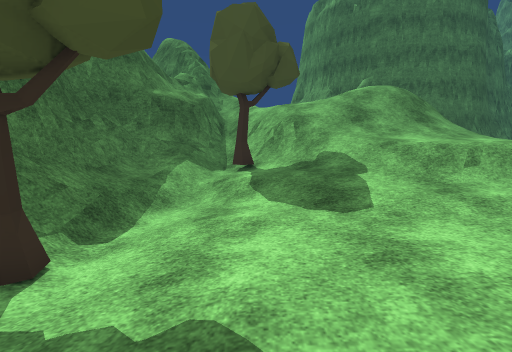
[1] (above)

20 first-person views from a walk through a 3-D level made in the Unity game engine. The camera is 1.4 m above the floor, tilts 8° down and sees 90° across. The floor is counted in squares, 1 m on a side. Each view is taken from the middle of a square. On the plan, view 1 faces up. The plan holds only what a view shows up to about 13 squares ahead; the rest is blank. The place goes on beyond the plan. The player is left out. Some surface patterns are stand-ins.

[2]
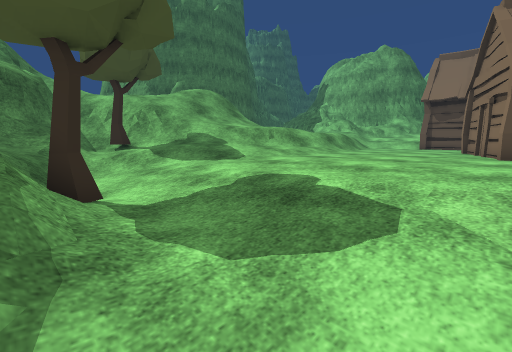

[3]
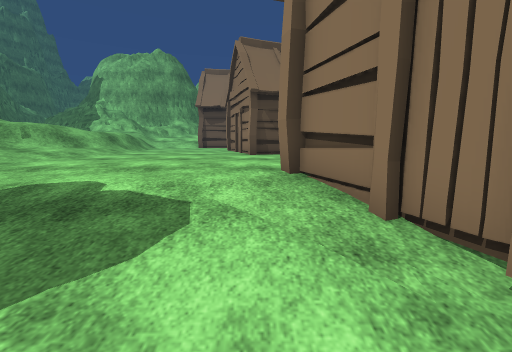

[4]
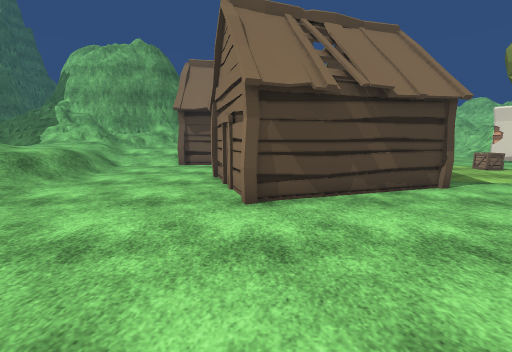

[5]
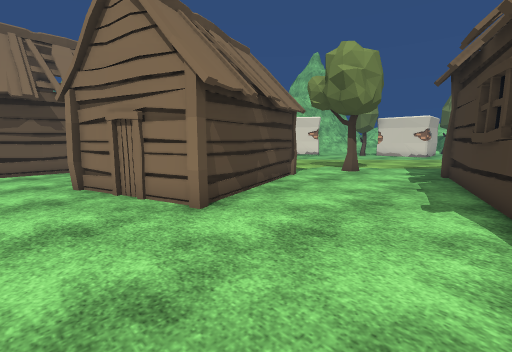

[6]
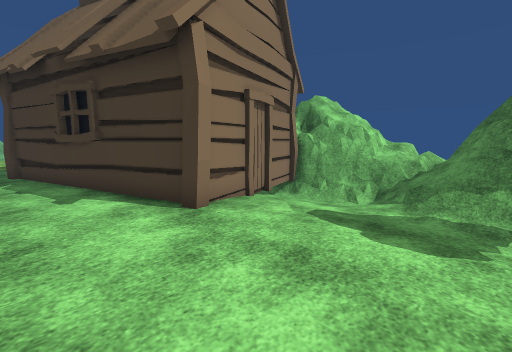

[7]
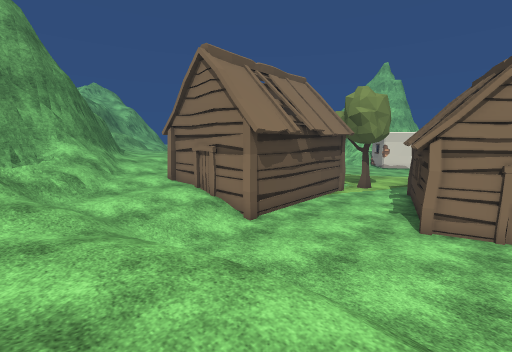

[8]
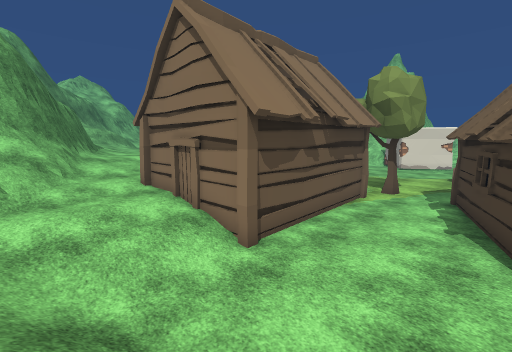

[9]
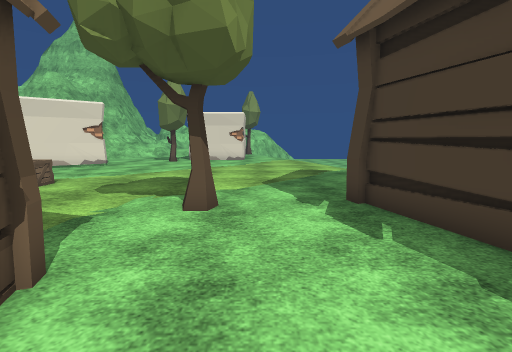

[10]
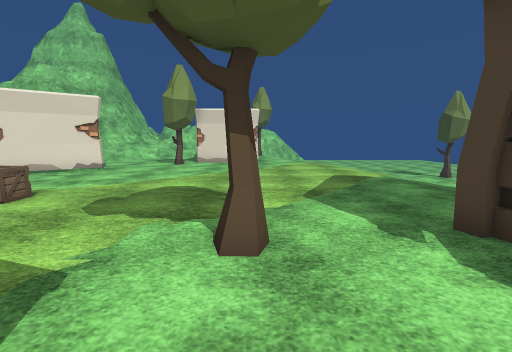

[11]
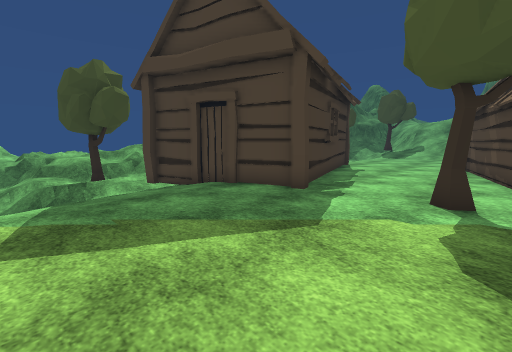

[12]
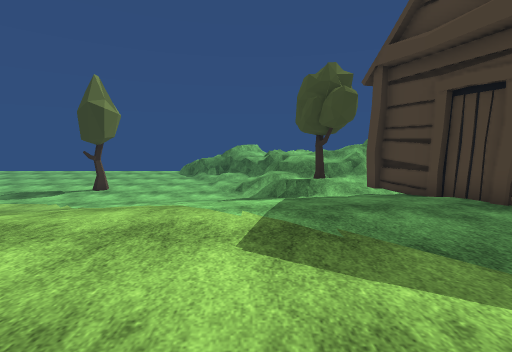

[13]
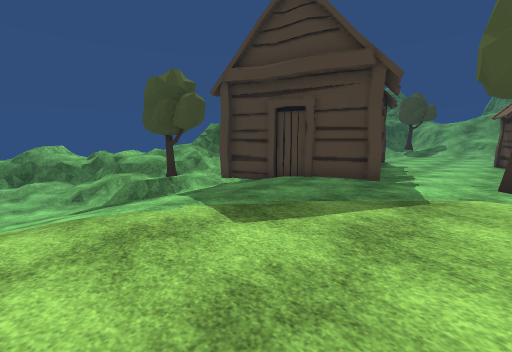

[14]
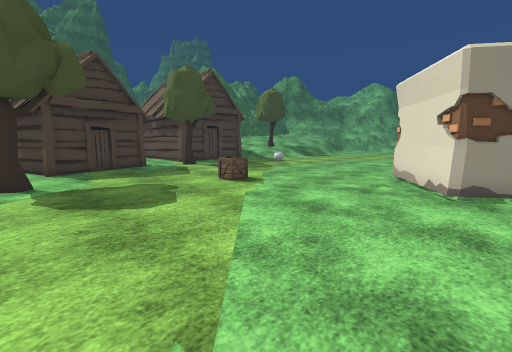

[15]
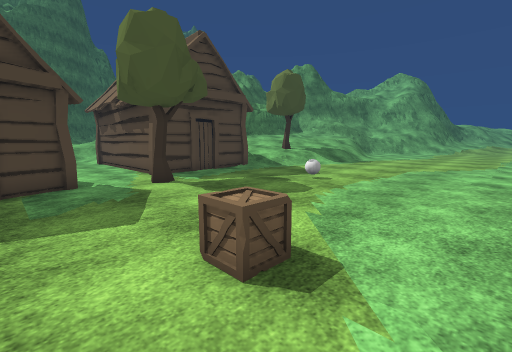

[16]
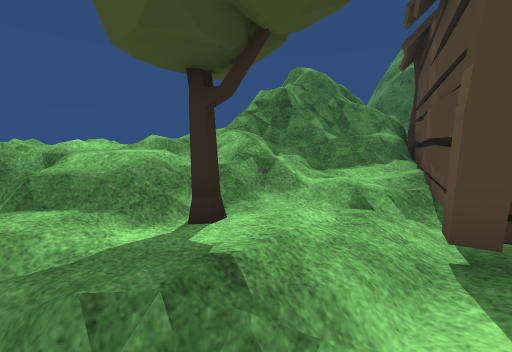

[17]
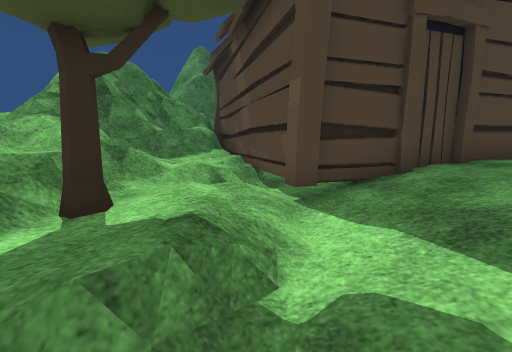

[18]
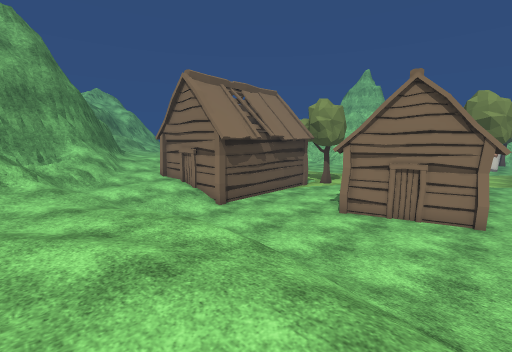

[19]
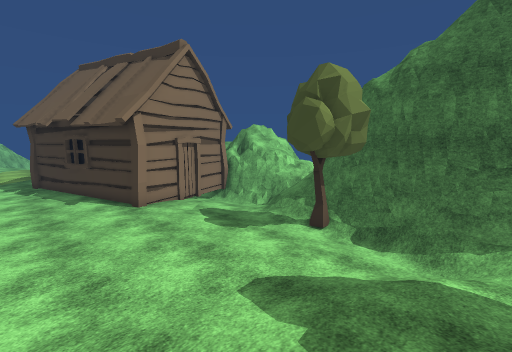

[20]
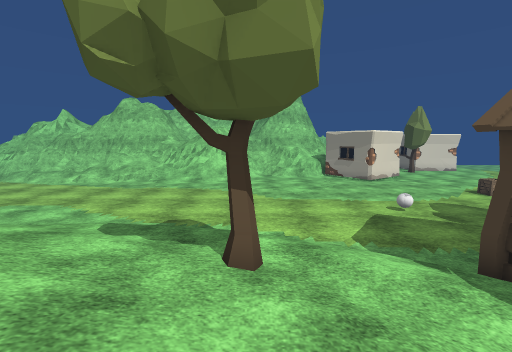

### Floor plan
Key: @ floor where view 1 was taken; # wall or solid block; . main floor; : floor 0.25 m higher than the main floor; - floor 0.25 m lower than the main floor; + floor 0.5 m higher than the main floor; _ floor 0.5 m lower than the main floor; * floor 0.75 m higher than the main floor; < floor 0.75 m lower than the main floor; % floor 1 m higher than the main floor; ( floor 1 m lower than the main floor; & floor 1.25 m higher than the main floor; ! floor 1.25 m lower than the main floor; $ floor 1.5 m higher than the main floor; / step, stairs or slope; = window, fence, low wall or low ledge; ^ raised ledge; T tree; H hut; C crate; B ball; O other object.
Columns run from 6 left of view 1 to 33 right of it. Each row starts with its distance up from view 1.
  9  #=//TT////////$$$/&&&&$//  #
  8  #//////////$$$$$/&&&%/$/// ##
  7  #//////////$$$/&&&&////////=##
  6  #//_///////////%%/////+*////##
  5  #=///..////////////////**////##
  4  ##///.....:::::.....://**/&///###
  3  #=T_/................//////////##
  2 ##=/-/...............HHHHHH%&//$
  1 = O--/...............H
  0  //_-/@..........H...H         /
 -1  /////........HHHH...H
 -2 =/////......HHH  H...H      */%///$
 -3 #=</-HHH.....H   H...HH    /**//////
 -4 ##HHHH H.....H    H..HH   H//*/T////
 -5 ##H     H.....H   H..HHHHHH////*/////
 -6 ###     #.....H  HH..T.......////////
 -7 ^^H     HH....HHH....T........./
 -8 ^=HH     H..............................
 -9 #.HH     H..............................
-10  . #     H...T...........B..............
-11  ./H   HHHH.............................
-12  ///HHHH................................
-13 #-//H-.............C....................
-14 =T-/_//............................
-15 =--/_/.............................
-16 -//<///....................
-17 ///////................#.
-18 /!(////...............##O
-19 !!(////.............O##
-20 !!(/////...... ......#

Where each view was taken, in squares from view 1:
view 1: 0 up, 0 right, facing up
view 2: 2 down, 4 left, facing up-right
view 3: 2 down, 4 left, facing right
view 4: 2 down, 1 right, facing right
view 5: 1 up, 2 right, facing down-right
view 6: 2 up, 4 right, facing down-left
view 7: 8 up, 9 right, facing down-right
view 8: 6 up, 11 right, facing down-right
view 9: 5 down, 6 right, facing down
view 10: 7 down, 7 right, facing down
view 11: 17 down, 8 right, facing up-left
view 12: 17 down, 7 right, facing left
view 13: 20 down, 7 right, facing up-left
view 14: 20 down, 7 right, facing up-right
view 15: 15 down, 11 right, facing up-right
view 16: 16 down, 2 left, facing up-left
view 17: 17 down, 3 left, facing up
view 18: 9 up, 6 right, facing down-right
view 19: 8 up, 5 right, facing down-left
view 20: 0 up, 25 right, facing down
